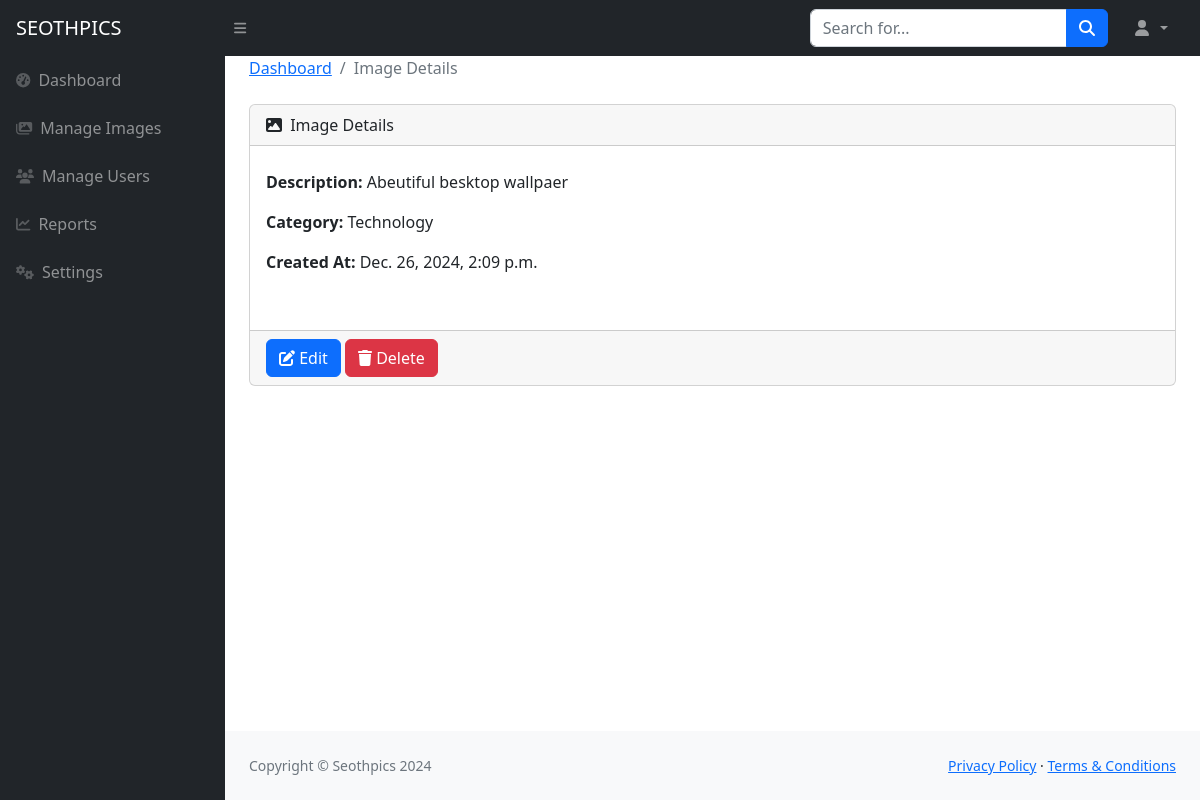
The page /image/16/ on the database its author committed.
### gallery/models.py (models this page shows, shortened)
class Image(models.Model):
    name = models.CharField(max_length=255)  # The name of the image
    description = models.TextField()  # A description of the image
    category = models.ForeignKey(Category, on_delete=models.CASCADE)
    image_file = models.ImageField(upload_to='images/')  # The actual image file
    created_at = models.DateTimeField(auto_now_add=True)  # Timestamp when the image was uploaded

class Category(models.Model):
    name = models.CharField(max_length=100)  # Name of the category (e.g., Nature, Architecture)
    description = models.TextField(blank=True, null=True)  # Optional description for the category

### gallery/views.py (the view)
# urls.py: path('image/<int:id>/', views.view_image, name='view_image'),
def view_image(request, id):
    image = get_object_or_404(Image, id=id)
    return render(request, 'admin_dashboard/view_image.html', {'image': image})

### gallery/templates/admin_dashboard/view_image.html (shortened to what this page needs)
{% extends 'admin_dashboard/base.html' %}
{% block content %}
<main>
    <div class="container-fluid px-4">
        <ol class="breadcrumb mb-4">
            <li class="breadcrumb-item"><a href="{% url 'admin' %}">Dashboard</a></li>
            <li class="breadcrumb-item active">Image Details</li>
        </ol>
        <div class="row">
            <div class="col-xl-12">
                <div class="card mb-4">
                    <div class="card-header">
                        <i class="fas fa-image me-1"></i>
                        Image Details
                    </div>
                    <div class="card-body">
                        <p><strong>Description:</strong> {{ image.description }}</p>
                        <p><strong>Category:</strong> {{ image.category.name }}</p>
                        <p><strong>Created At:</strong> {{ image.created_at }}</p>
                        <div>
                        </div>
                    </div>
                    <div class="card-footer">
                        <a href="{% url 'edit_image' image.id %}" class="btn btn-primary"><i class="fas fa-edit"></i> Edit</a>
                        <a href="{% url 'delete_image' image.id %}" class="btn btn-danger"><i class="fas fa-trash"></i> Delete</a>
                    </div>
                </div>
            </div>
        </div>
    </div>
</main>
{% endblock %}

### rows shown on the page
Image: description "Abeutiful besktop wallpaer", category.name "Technology", created_at "Dec. 26, 2024, 2:09 p.m."
